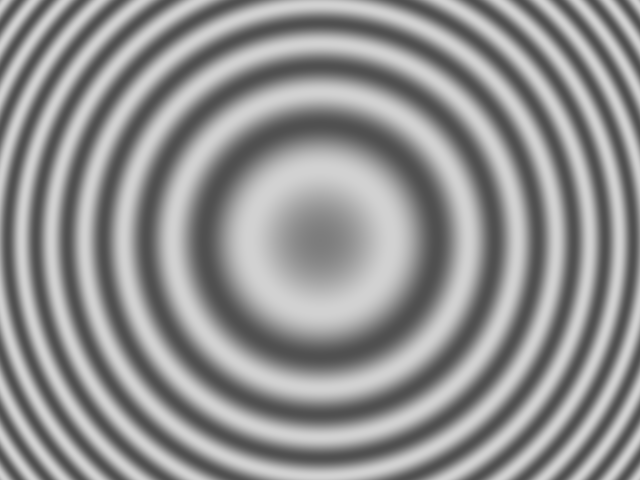
#> input picture src/img.png, 640 x 480 px
$ python -i pizza_noise.py   (imports and definitions only)
#> lines starting #> are read from the running program, lines starting #| are printed output that depends on the picture; after the words box and inside, x2 and y2 are one past the last pixel; in counts of white or black regions, pixels touching at a corner belong together
#> further down, picture is the input picture: shape (480, 640); min 80, max 209, mean 146.3
import numpy as np
import cv2
import random

def change_region(img, pts, channels = 3, add=True, strenght = 10):
    img_copy = img.copy()
    x, y, w, h = cv2.boundingRect(pts)
    pts = pts - np.array([x, y])

    mask = np.zeros((h, w), dtype=np.uint8)
    mask = cv2.fillConvexPoly(mask, pts, (255, 255, 255))
    mask = cv2.merge([mask]*channels)
    inversed_mask = cv2.bitwise_not(mask)

    image_rect = img_copy[y:y+h, x:x+w]

    change = np.random.randint(4,size=image_rect.shape, dtype=np.uint8)*strenght
    if add:
        image_rect_changed = cv2.add(image_rect, change)
    else:
        image_rect_changed = cv2.subtract(image_rect, change)

    image_rect_masked = cv2.bitwise_and(mask, image_rect_changed)
    image_rect_unmasked = cv2.bitwise_and(inversed_mask, image_rect)

    full_rect = cv2.add(image_rect_masked, image_rect_unmasked)

    img_copy[y:y+h, x:x+w] = full_rect
    return img_copy

def from_distance_to_point(distance, w, h):
    if distance // w == 0:
        return [distance, 0], 'top'
    elif distance // (w+h-1) == 0:
        return [w-1, distance % (w-1)], 'right'
    elif distance // (2*w+h-2) == 0:
        return [w-1 - distance % (w+h-2), h-1], 'bottom'
    else:
        return [0, h-1 - distance % (2*w+h-3)], 'left'

def corner_point_if_feasible(pts):
    p1, p2 = pts
    if p1[1] == p2[1]:
        return []
    elif p1[1] == "bottom" or p1[1] == "top":
        return [p2[0][0], p1[0][1]]
    else:
        return [p1[0][0], p2[0][1]]


def pizza_noise(img: np.ndarray, nr_of_pizzas: list[int,int] =[5,5], center_point: list[int,int] = [320,240], channels: int = 3):
    '''
    Randomly brightens or darkens triangular areas of the image starting in the center.

    ---

    Attributes:
    * img (numpy.ndarray): input image
    * nr_of_pizzas (list[int,int]): a list containing the minimum and maximum number of modified areas
    * center_point (list[int,int]): center location
    * channels (int): number of image channels

    ---

    Returns:
    * modified image (numpy.ndarray)
    '''
#> called with channels = 3
    h, w = img.shape
#> h = 480; w = 640

    l = 2*(h+w-2)
#> l = 2236

    random_distances = random.sample(range(l), random.randint(*nr_of_pizzas))
#> random_distances = [1722, 165, 1060, 2094, 1990]
    random_distances_pairs = [[random_distance, (random_distance + int(random.uniform(l//28, l//7))) % l]
                              for random_distance in random_distances]

    random_points_pairs = [[from_distance_to_point(x,w,h), from_distance_to_point(y,w,h)] for x,y in random_distances_pairs]

    corners = [corner_point_if_feasible(x) for x in random_points_pairs]
#> corners = [[0, 479], [], [639, 479], [0, 0], []]

    full_shapes = [[center_point] + [random_points_pairs[i][0][0]] + [corners[i]] + [random_points_pairs[i][1][0]]
                  for i in range(len(random_points_pairs))]

    full_shapes = [[point for point in shape if point!=[]] for shape in full_shapes]

    for shape in full_shapes:
        add = random.randint(0, 1)
        strength = random.randint(10, 15)
        img = change_region(img, np.array(shape), add=add, strenght=strength, channels=channels)
#> this loop made 1 pass
#> (x in change_region, y in change_region, w in change_region, h in change_region, pts in change_region) on pass 1: (0, 240, 321, 240, [[320, 0], [35, 239], [0, 239], [0, 98]])
#> pass 1, in change_region, `mask = cv2.fillConvexPoly(mask, pts, (255, 255, 255))`:
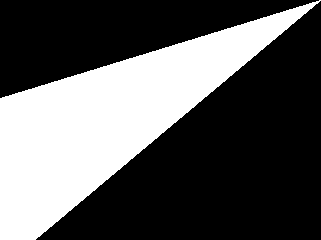
#> mask: shape (240, 321); 35.2% white; 1 white region, box (x1, y1, x2, y2) and area: (0, 0, 321, 240) 27133
#> pass 1, in change_region, `image_rect = img_copy[y:y+h, x:x+w]`:
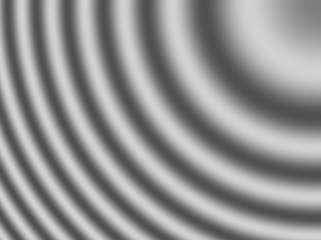
#> image_rect: shape (240, 321); min 80, max 209, mean 146.3

    return img


# [3 lines not run here, left out]

>>> import cv2
>>> picture = cv2.imread('../img.png', cv2.IMREAD_GRAYSCALE)
#> (the run stopped early here; a loop or call above may not have finished)
